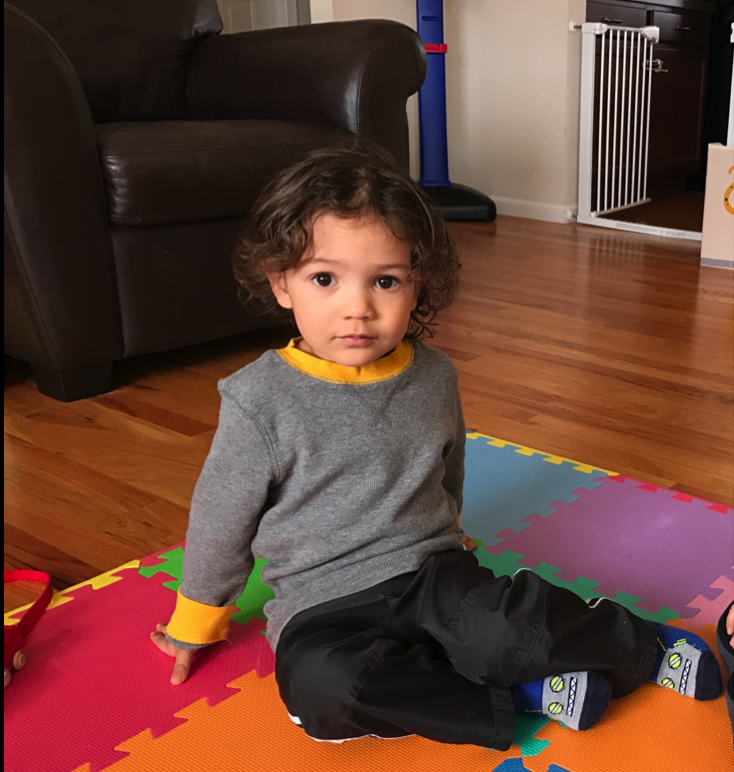
%> input picture Intro to Engineering/Lecture 21/Jude.png, 734 x 772 px
$ octave imagePrac.m   (GNU Octave 9; MATLAB toolbox functions it lacks are replaced by stand-ins)
%> lines starting %> are read from the running program, lines starting %| are printed output that depends on the picture
% Chris Kreienkamp
% Section 10
% 4/4/17

% Read and Manipulate an Image

clear    % Clear memory
clc      % Cleras command window
clf      % Clears figure

%% Load and Display Image

filename = 'Jude.png';     % Load image
Mcolor = imread(filename); % Read image
%> Mcolor is the input picture: size 772x734x3 uint8; mean R, G, B 103.7, 66, 54.6

% Display image
figure(1)       % Open new figure window
axis;           % Create axis on figure
hax = gca;      % GCA gets "handle" (or information) for the current axes
                % For GUI's we already know the handle! (handles.plotAxes)

% We'll use IMSHOW to display image
% - "MColor" is the variable name for the image
% - 'InitialMagnification' sets the initial scale for the figure
% - Selecting 'fit' will scale the entire image to the figure window
% - 'Parent' is the handle for the axes
% - Selecting variable 'hax' for handle will place the image on the current
% figure
imshow(Mcolor,'InitialMagnification','fit','Parent',hax)


%% Image Manipulation #1 - Color to Gray

Mgray = rgb2gray(Mcolor);          % Convert from color to gray
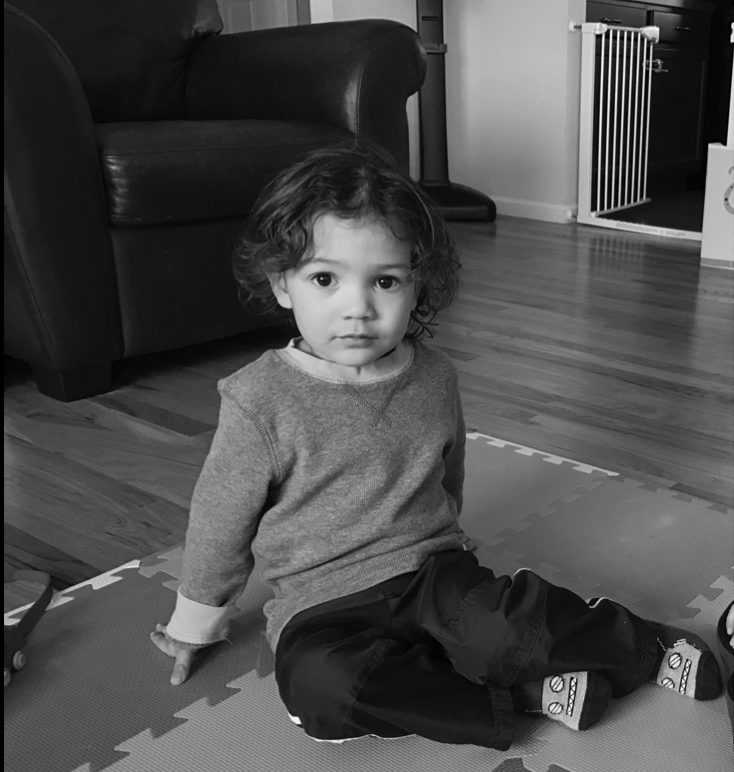
%> Mgray: size 772x734 uint8; min 0, max 254, mean 76

figure(2)
axis;
hax2 = gca;
imshow(Mgray,'InitialMagnification','fit','Parent',hax2)


%% Image Manipulation #2 - Re-arrange Pixels

Mtop = Mgray(1:200,:);     % Variable assigned to first 200 rows of pixels
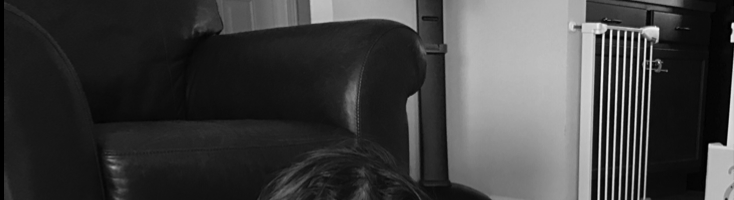
%> Mtop: size 200x734 uint8; min 0, max 248, mean 63.1
Mbot = Mgray(201:end,:);   % Variable assigned to remaining rows for pixels
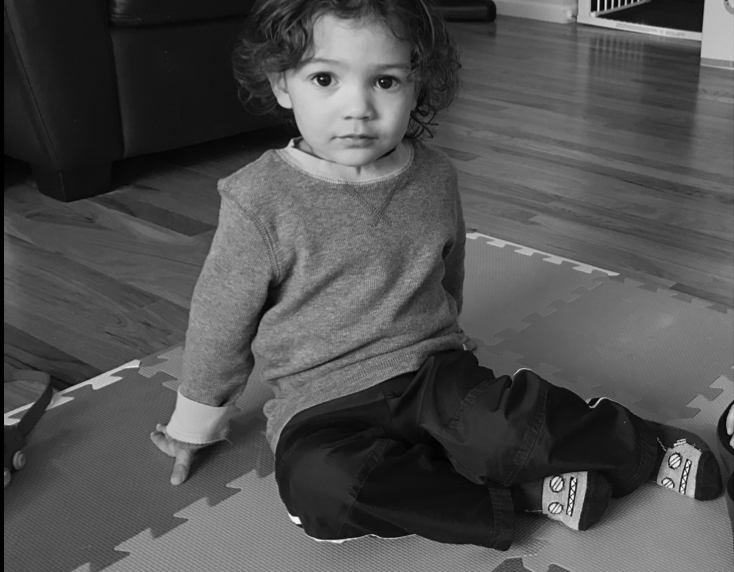
%> Mbot: size 572x734 uint8; min 0, max 254, mean 80.5
Mmod = [Mbot; Mtop];        % Create modified image with moved pixels
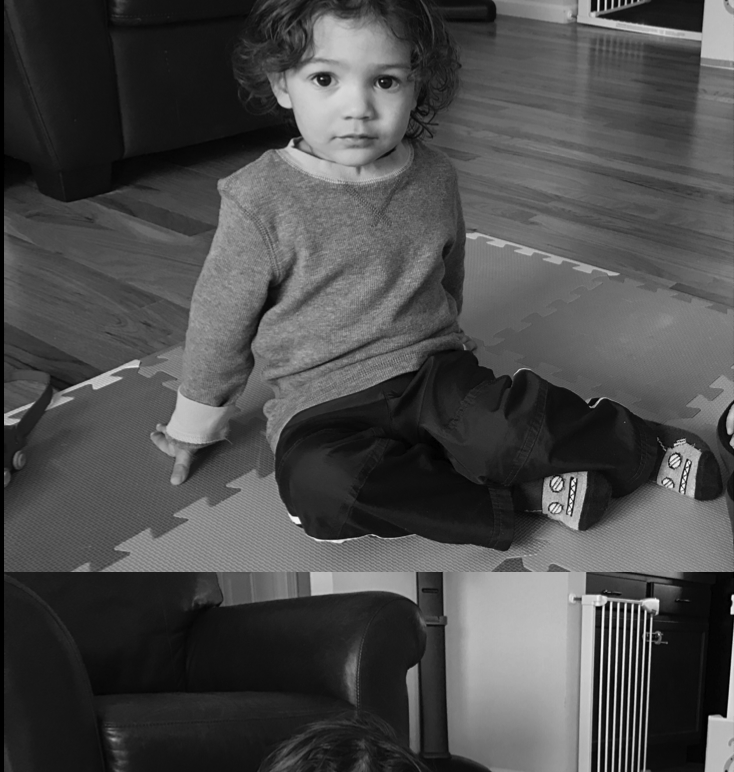
%> Mmod: size 772x734 uint8; min 0, max 254, mean 76; mean of the top-left, top-right, bottom-left and bottom-right quarters 74.3, 90.6, 58.6, 80.5

figure(3)
axis;
hax3 = gca;
imshow(Mmod,'InitialMagnification','fit','Parent',hax3)
